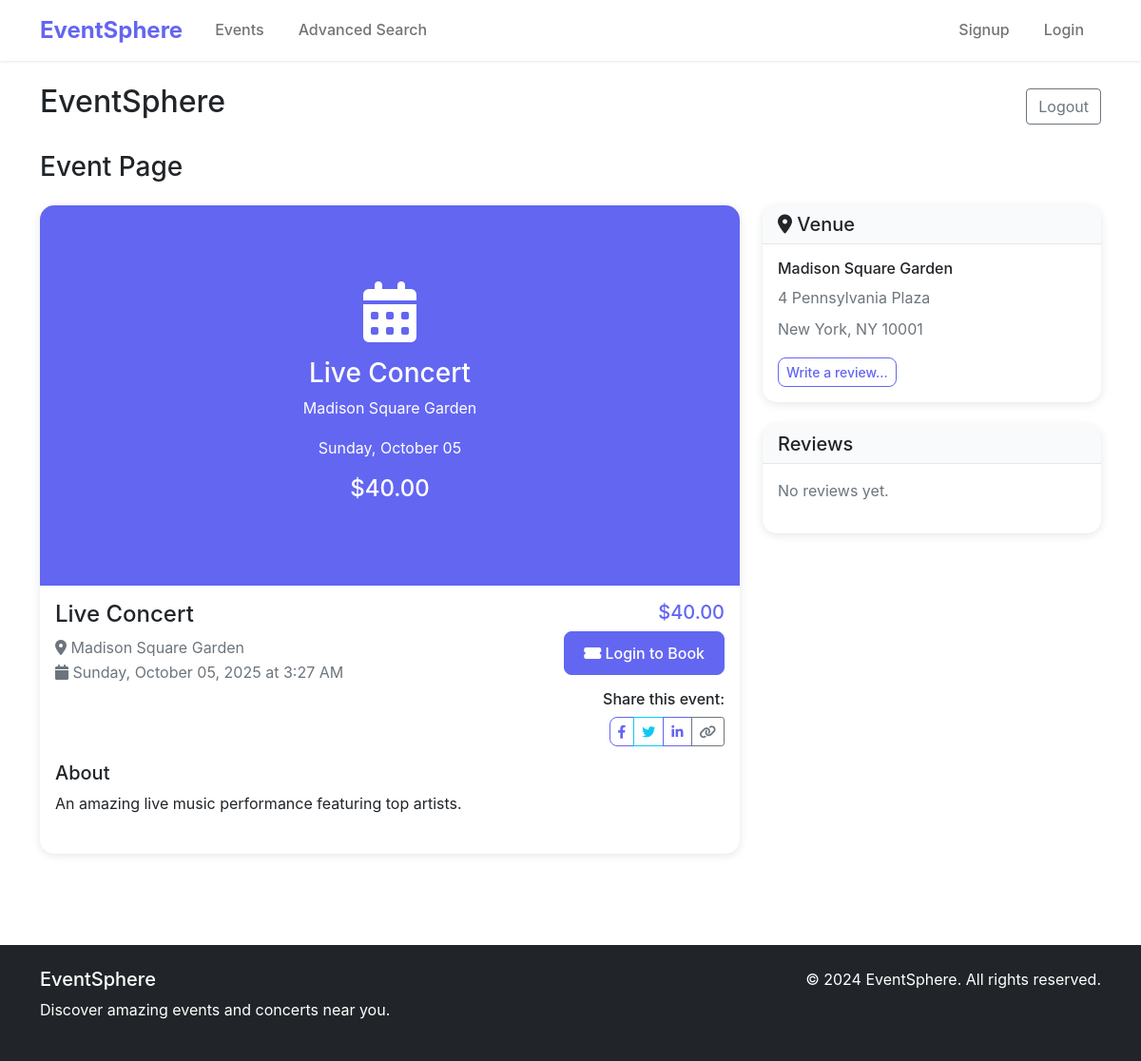
The app's page /events/1/ with its own data.
### events/models.py (models this page shows, shortened)
class Event(models.Model):
    title = models.CharField(max_length=200)
    description = models.TextField()
    category = models.ForeignKey(Category, on_delete=models.CASCADE)
    venue = models.ForeignKey(Venue, on_delete=models.CASCADE)
    date = models.DateTimeField()
    price = models.DecimalField(max_digits=10, decimal_places=2)
    image = models.ImageField(upload_to='events/', blank=True, null=True)
    created_by = models.ForeignKey(User, on_delete=models.CASCADE, null=True, blank=True)
    created_at = models.DateTimeField(auto_now_add=True)
    updated_at = models.DateTimeField(auto_now=True)
    is_active = models.BooleanField(default=True)
    class Meta:
        ordering = ['date']

class Venue(models.Model):
    name = models.CharField(max_length=200)
    address = models.TextField()
    city = models.CharField(max_length=100)
    state = models.CharField(max_length=100)
    zip_code = models.CharField(max_length=20)
    capacity = models.IntegerField(default=0)

### events/views.py (the view)
# urls.py: path('<int:pk>/', views.event_detail, name='event_detail'),
def event_detail(request, pk):
    event = get_object_or_404(Event, pk=pk, is_active=True)
    reviews = event.reviews.all().order_by('-created_at')
    avg_rating = reviews.aggregate(Avg('rating'))['rating__avg']
    is_favorite = False
    if request.user.is_authenticated:
        is_favorite = UserFavorite.objects.filter(user=request.user, event=event).exists()
    context = {
        'event': event,
        'reviews': reviews,
        'avg_rating': avg_rating,
        'is_favorite': is_favorite,
    }
    return render(request, 'events/event_detail.html', context)

### templates/events/event_detail.html (shortened to what this page needs)
{% extends 'base.html' %}
{% load static %}
{% block content %}
<div class="container py-4">
    <div class="d-flex justify-content-between align-items-center mb-4">
        <h2>EventSphere</h2>
        <a href="{% url 'accounts:logout' %}" class="btn btn-outline-secondary">Logout</a>
    </div>
    <h3 class="mb-4">Event Page</h3>
    <div class="row">
        <div class="col-md-8 mb-4">
            <div class="card event-detail-card">
                {% if event.image %}
                <img src="{{ event.image.url }}" class="card-img-top" alt="{{ event.title }}" style="height: 400px; object-fit: cover;">
                {% else %}
                <div class="card-img-top bg-primary d-flex align-items-center justify-content-center text-white" style="height: 400px;">
                    <div class="text-center">
                        <i class="fas fa-calendar-alt fa-4x mb-3"></i>
                        <h3>{{ event.title }}</h3>
                        <p>{{ event.venue.name }}</p>
                        <p>{{ event.date|date:"l, F d" }}</p>
                        <h4>${{ event.price }}</h4>
                    </div>
                </div>
                {% endif %}
                <div class="card-body">
                    <div class="d-flex justify-content-between align-items-start mb-3">
                        <div>
                            <h4 class="card-title">{{ event.title }}</h4>
                            <p class="text-muted mb-2">
                                <i class="fas fa-map-marker-alt"></i> {{ event.venue.name }}<br>
                                <i class="fas fa-calendar"></i> {{ event.date|date:"l, F d, Y" }} at {{ event.date|time:"g:i A" }}
                            </p>
                        </div>
                        <div class="text-end">
                            <h5 class="text-primary">${{ event.price }}</h5>
                            {% if user.is_authenticated %}
                            <div class="mb-2">
                                <a href="{% url 'events:book_event' event.id %}" class="btn btn-primary">
                                    <i class="fas fa-ticket-alt"></i> Book Now
                                </a>
                            </div>
                            <div class="mb-2">
                                <button class="btn btn-outline-primary btn-sm favorite-btn"
                                        data-event-id="{{ event.id }}"
                                        data-is-favorite="{{ is_favorite|yesno:'true,false' }}">
                                    <i class="fas fa-heart {% if is_favorite %}text-danger{% endif %}"></i>
                                    {% if is_favorite %}Remove from Favorites{% else %}Add to Favorites{% endif %}
                                </button>
                            </div>
                            {% else %}
                            <div class="mb-2">
                                <a href="{% url 'accounts:login' %}" class="btn btn-primary">
                                    <i class="fas fa-ticket-alt"></i> Login to Book
                                </a>
                            </div>
                            {% endif %}
                            <div class="mt-3">
                                <h6>Share this event:</h6>
                                <div class="btn-group" role="group">
                                    <a href="https://www.facebook.com/sharer/sharer.php?u={{ request.build_absolute_uri }}"
                                       target="_blank" class="btn btn-outline-primary btn-sm">
                                        <i class="fab fa-facebook-f"></i>
                                    </a>
                                    <a href="https://twitter.com/intent/tweet?text={{ event.title }}&url={{ request.build_absolute_uri }}"
                                       target="_blank" class="btn btn-outline-info btn-sm">
                                        <i class="fab fa-twitter"></i>
                                    </a>
                                    <a href="https://www.linkedin.com/sharing/share-offsite/?url={{ request.build_absolute_uri }}"
                                       target="_blank" class="btn btn-outline-primary btn-sm">
                                        <i class="fab fa-linkedin-in"></i>
                                    </a>
                                    <button class="btn btn-outline-secondary btn-sm" onclick="copyToClipboard('{{ request.build_absolute_uri }}')">
                                        <i class="fas fa-link"></i>
                                    </button>
                                </div>
                            </div>
                        </div>
                    </div>
                    <div class="mb-4">
                        <h5>About</h5>
                        <p>{{ event.description }}</p>
                    </div>
                </div>
            </div>
        </div>
        <div class="col-md-4">
            <div class="card mb-4">
                <div class="card-header">
                    <h5 class="mb-0">
                        <i class="fas fa-map-marker-alt"></i> Venue
                    </h5>
                </div>
                <div class="card-body">
                    <h6>{{ event.venue.name }}</h6>
                    <p class="text-muted mb-2">{{ event.venue.address }}</p>
                    <p class="text-muted">{{ event.venue.city }}, {{ event.venue.state }} {{ event.venue.zip_code }}</p>
                    <a href="#" class="btn btn-outline-primary btn-sm">Write a review...</a>
                </div>
            </div>
            <div class="card">
                <div class="card-header">
                    <h5 class="mb-0">Reviews</h5>
                </div>
                <div class="card-body">
                    {% if reviews %}
                        {% for review in reviews|slice:":3" %}
                        <div class="border-bottom pb-2 mb-2">
                            <div class="d-flex justify-content-between">
                                <strong>{{ review.user.username }}</strong>
                                <div class="text-warning">
                                    {% for i in "12345" %}
                                        {% if forloop.counter <= review.rating %}
                                            <i class="fas fa-star"></i>
                                        {% else %}
                                            <i class="far fa-star"></i>
                                        {% endif %}
                                    {% endfor %}
                                </div>
                            </div>
                            <p class="mb-1">{{ review.comment }}</p>
                            <small class="text-muted">{{ review.created_at|date:"M d, Y" }}</small>
                        </div>
                        {% endfor %}
                    {% else %}
                        <p class="text-muted">No reviews yet.</p>
                    {% endif %}
                </div>
            </div>
        </div>
    </div>
</div>
{% endblock %}

### static/css/style.css (style rules this page uses)
:root { --primary-color: #6366f1; --secondary-color: #8b5cf6; --dark-color: #1f2937; --light-color: #f8fafc; }
body { font-family: 'Inter', -apple-system, BlinkMacSystemFont, sans-serif; line-height: 1.6; }
.btn-primary { background-color: var(--primary-color); border-color: var(--primary-color); border-radius: 8px; font-weight: 500; padding: 10px 20px; }
.btn-outline-primary { color: var(--primary-color); border-color: var(--primary-color); border-radius: 8px; font-weight: 500; }
.card { border: none; border-radius: 15px; box-shadow: 0 2px 10px rgba(0, 0, 0, 0.1); }
.card-header { background-color: var(--light-color); border-bottom: 1px solid #e5e7eb; border-radius: 15px 15px 0 0 !important; font-weight: 600; }
.event-detail-card { border-radius: 15px; overflow: hidden; }
.text-primary { color: var(--primary-color) !important; }
.bg-primary { background-color: var(--primary-color) !important; }

### records on screen
Event: title "Live Concert", venue.name "Madison Square Garden", date "Sunday, October 05", price "40.00", date "Sunday, October 05, 2025", date "3:27 AM", description "An amazing live music performance featuring top artists.", venue.address "4 Pennsylvania Plaza", venue.city "New York", venue.state "NY", venue.zip_code "10001"
